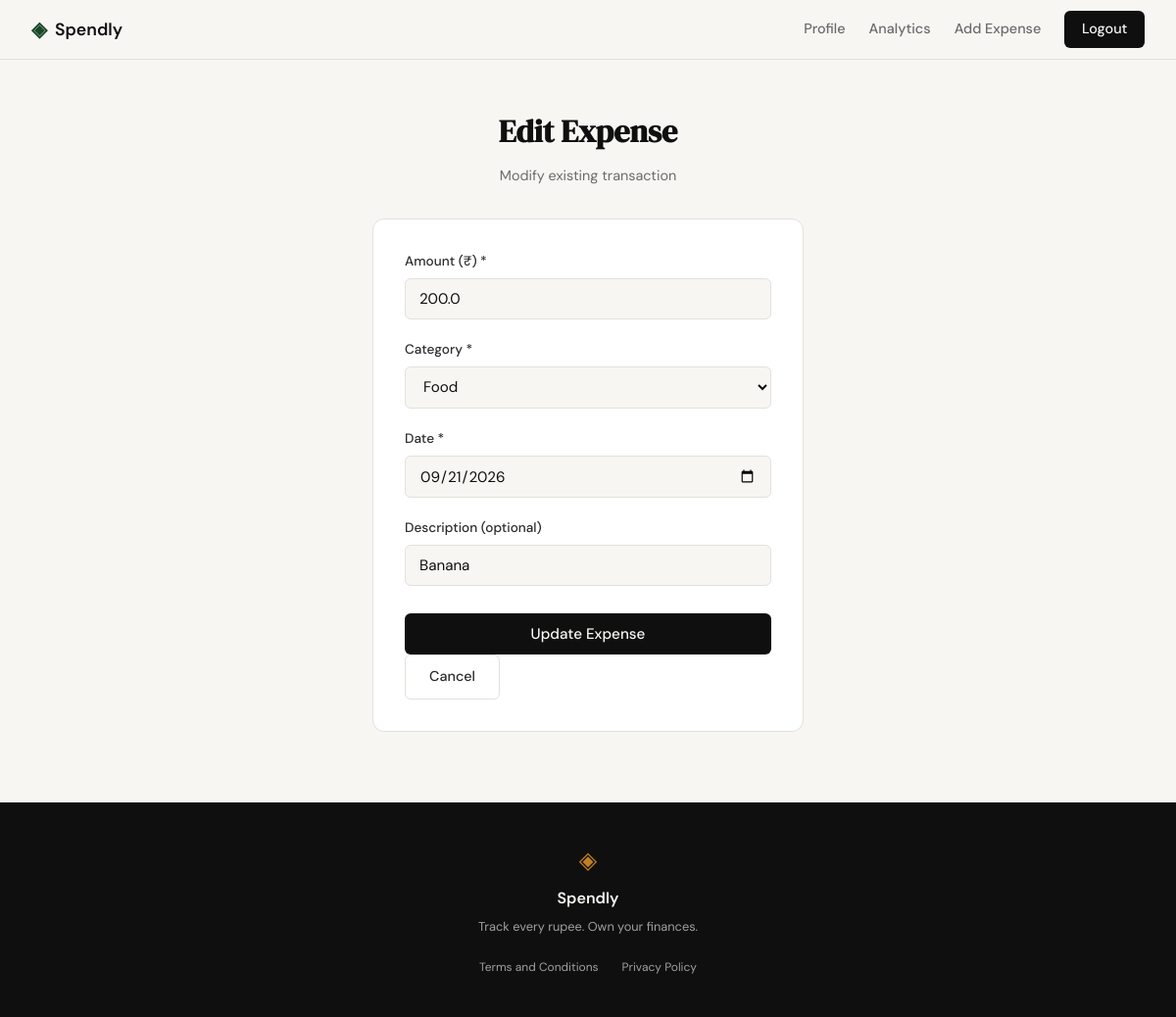
The page /expenses/91/edit (signed in) on the database as committed earlier.
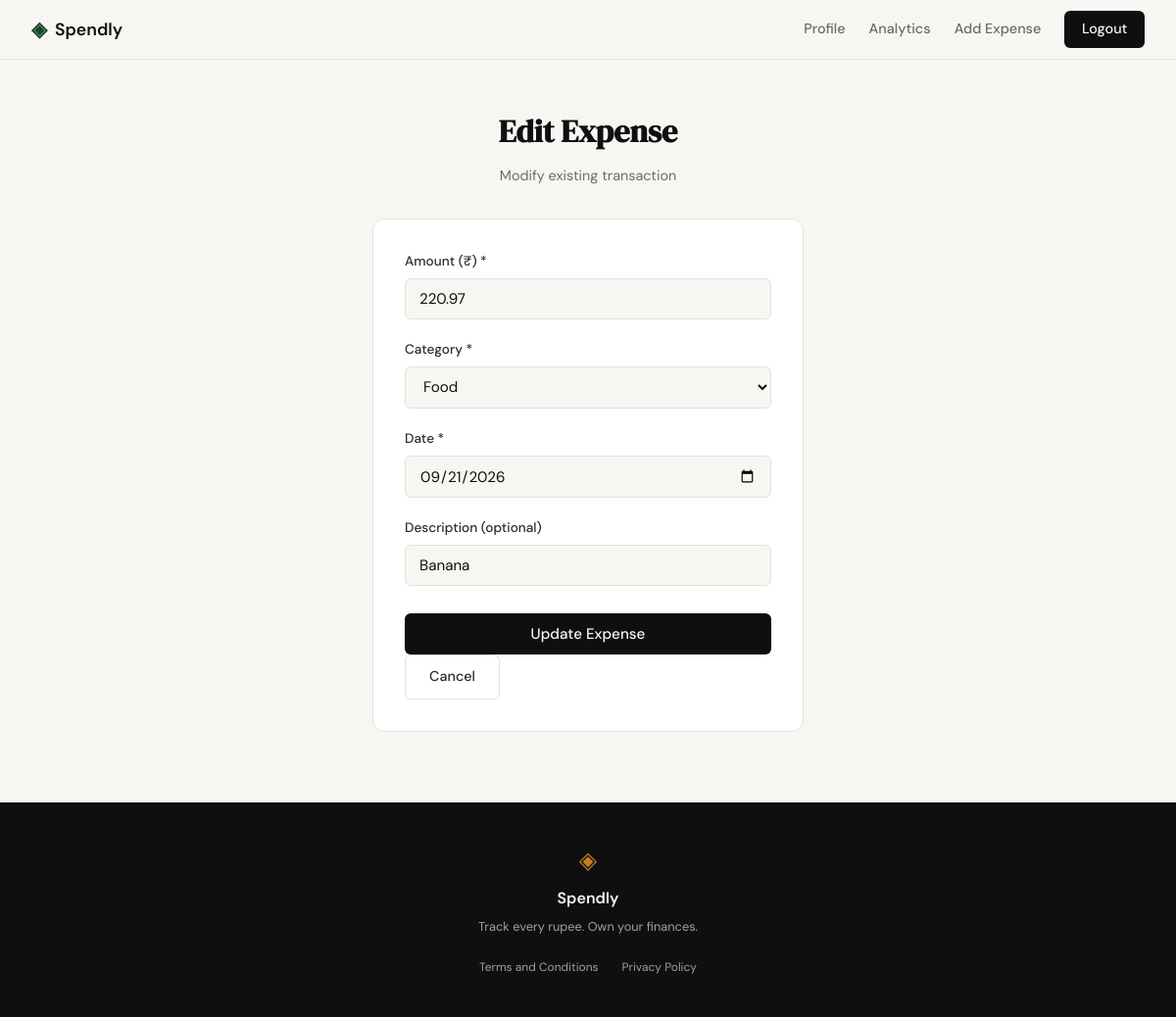
The same page on the database as committed later.
### tables this page shows
CREATE TABLE expenses (
                id INTEGER PRIMARY KEY AUTOINCREMENT,
                user_id INTEGER NOT NULL,
                amount REAL NOT NULL,
                category TEXT NOT NULL,
                date TEXT NOT NULL,
                description TEXT,
                created_at TEXT DEFAULT (datetime('now')),
                FOREIGN KEY (user_id) REFERENCES users(id)
            );

### app.py (the view, shortened to what this page needs)
@app.route("/expenses/<int:id>/edit", methods=["GET", "POST"])
def edit_expense(id):
    if not session.get("user_id"):
        return redirect(url_for("login", next=request.path))
    user_id = session["user_id"]
    expense = get_expense_by_id(id, user_id)
    if not expense:
        from flask import abort
        abort(404)
    return render_template("edit_expense.html", expense=expense, categories=EXPENSE_CATEGORIES, expense_id=id)

### database/db.py (called while the page is built)
def get_db():
    conn = sqlite3.connect(DB_PATH)
    conn.row_factory = sqlite3.Row
    conn.execute("PRAGMA foreign_keys = ON;")
    return conn

def get_expense_by_id(expense_id: int, user_id: int):
    with get_db() as conn:
        return conn.execute(
            "SELECT * FROM expenses WHERE id = ? AND user_id = ?",
            (expense_id, user_id)
        ).fetchone()

### templates/edit_expense.html (shortened to what this page needs)
{% extends "base.html" %}
{% block content %}
<section class="auth-section">
    <div class="auth-container">
        <div class="auth-header">
            <h1 class="auth-title">Edit Expense</h1>
            <p class="auth-subtitle">Modify existing transaction</p>
        </div>
        <div class="auth-card">
            <form method="POST" action="{{ url_for('edit_expense', id=expense_id) }}">
                <div class="form-group">
                    <label for="amount">Amount (₹) <span class="required">*</span></label>
                    <input type="number" id="amount" name="amount"
                           class="form-input" placeholder="0.00"
                           step="0.01" min="0.01"
                           value="{{ form_data.amount if form_data else expense.amount }}"
                           required autofocus>
                </div>
                <div class="form-group">
                    <label for="category">Category <span class="required">*</span></label>
                    <select id="category" name="category" class="form-input" required>
                        {% for cat in categories %}
                        <option value="{{ cat }}" {% if form_data and form_data.category == cat or (not form_data and expense.category == cat) %}selected{% endif %}>
                            {{ cat }}
                        </option>
                        {% endfor %}
                    </select>
                </div>
                <div class="form-group">
                    <label for="date">Date <span class="required">*</span></label>
                    <input type="date" id="date" name="date"
                           class="form-input"
                           value="{{ form_data.date if form_data else expense.date }}"
                           required>
                </div>
                <div class="form-group">
                    <label for="description">Description (optional)</label>
                    <input type="text" id="description" name="description"
                           class="form-input" placeholder="e.g., Lunch at cafe"
                           maxlength="200"
                           value="{{ form_data.description if form_data else expense.description }}">
                </div>
                <div class="form-actions">
                    <button type="submit" class="btn-submit">Update Expense</button>
                    <a href="{{ url_for('profile') }}" class="btn-ghost">Cancel</a>
                </div>
            </form>
        </div>
    </div>
</section>
{% endblock %}

Rows that differ between the two databases and show on the page:
changed expenses "Food": amount "200.0" → "220.97"
